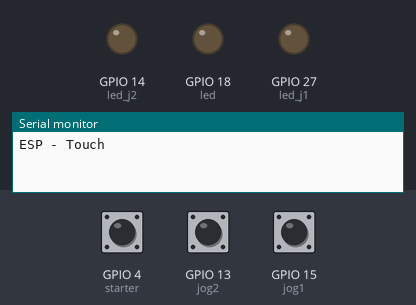
Simulated run of this sketch. Board: ESP32. Shown: output pins drawn as LEDs (lit = HIGH), the last lines printed to the serial monitor. Dashed ring = blinking. The test bench sets the inputs (shaded band); at power-on: GPIO 4 (starter) HIGH, GPIO 13 (jog2) HIGH, GPIO 15 (jog1) HIGH.

Above: at 2.2 s.
2.3 s: GPIO 4 (starter) pulled LOW for 0.15 s
At 3.1 s:
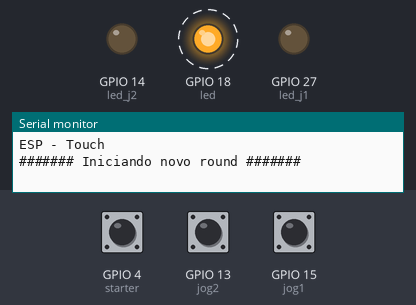
5.4 s: GPIO 13 (jog2) pulled LOW for 3.2 s
At 9.1 s:
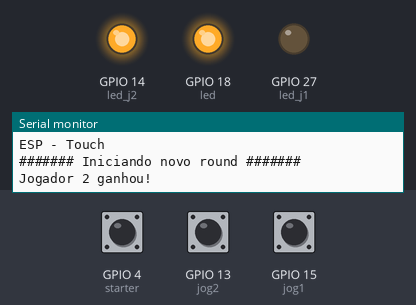
11.6 s: GPIO 4 (starter) pulled LOW for 1 s
At 12.4 s:
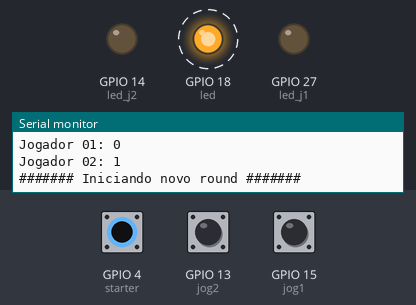
15.6 s: GPIO 15 (jog1) pulled LOW for 3.2 s
At 18.5 s:
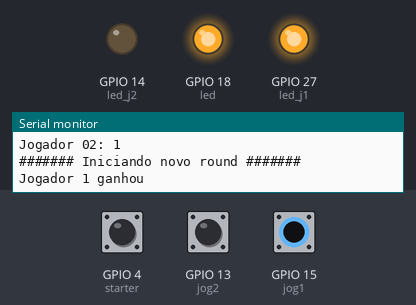
21.1 s: GPIO 4 (starter) pulled LOW for 3.2 s
At 28.0 s:
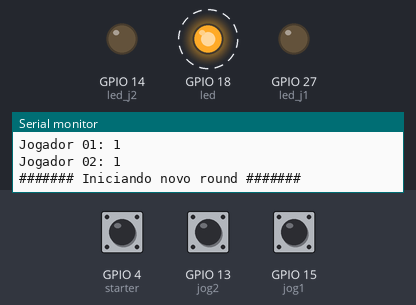
Timing chart, 0 to 28.3 s (numbered marks = the images above; inputs shaded):
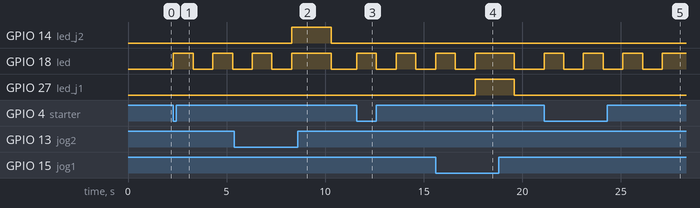

The sketch:

TouchReadGame.ino
```cpp
int led = 18;
int led_j1 = 27;
int led_j2 = 14;
int placar_j1 = 0;
int placar_j2 = 0;

#define jog1 15
#define jog2 13
#define starter 4

void setup() {
  // put your setup code here, to run once:
  Serial.begin(115200);
  delay(1000);
  Serial.println("ESP - Touch");
  pinMode(led, OUTPUT);
  pinMode(led_j1, OUTPUT);
  pinMode(led_j2, OUTPUT);

}

void loop() {
  // put your main code here, to run repeatedly:
  if (touchRead(starter) < 30){
    Serial.println("####### Iniciando novo round #######");

    for (int i = 0; i<3; i++){
      digitalWrite(led, HIGH);
      delay(1000);
      digitalWrite(led, LOW);
      delay(1000);
    }

    unsigned long start_time = millis();
    unsigned long reaction_time = 0;
    digitalWrite(led, 1);

    while (true){
      if(touchRead(jog1) < 30){
        reaction_time = millis() - start_time;
        digitalWrite(led_j1, 1);
        Serial.println("Jogador 1 ganhou");
        placar_j1++;
        delay(2000);
        break;
      }
      else if(touchRead(jog2) < 30){
        reaction_time = millis() - start_time;
        digitalWrite(led_j2, 1);
        Serial.println("Jogador 2 ganhou!");
        placar_j2++;
        delay(2000);
        break;
      }

    }

    digitalWrite(led_j1, 0);
    digitalWrite(led_j2, 0);
    digitalWrite(led, 0);

    Serial.print("\t Tempo de reação (ms): ");
    Serial.println(reaction_time);
    Serial.println("#### Placar ####");
    Serial.print("Jogador 01: ");
    Serial.println(placar_j1);
    Serial.print("Jogador 02: ");
    Serial.println(placar_j2);

    delay(1000);
  }
}
```

Measured:
- after the input at 2.3 s, GPIO 18 (led): alternates HIGH for 1.0 s and LOW for 1.0 s, starting at once
- after the input at 5.4 s, GPIO 14 (led_j2): LOW → HIGH after 2.9 s, → LOW 2.0 s later
- after the input at 11.6 s, GPIO 18 (led): alternates HIGH for 1.0 s and LOW for 1.0 s, starting at once
- after the input at 15.6 s, GPIO 27 (led_j1): LOW → HIGH after 2.0 s, → LOW 2.0 s later
- after the input at 21.1 s, GPIO 18 (led): alternates HIGH for 1.0 s and LOW for 1.0 s, starting at once
